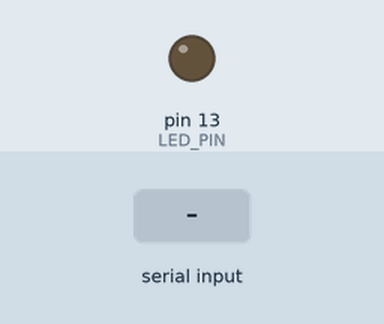
A sketch run on a simulated Arduino Uno, built with avr-gcc and run on an emulated ATmega328P. Parts: output pins drawn as LEDs (lit = HIGH). Inputs (shaded band) come from the test bench.

Above: at 1.2 s.
1.3 s: "1" received over Serial
At 2.2 s:
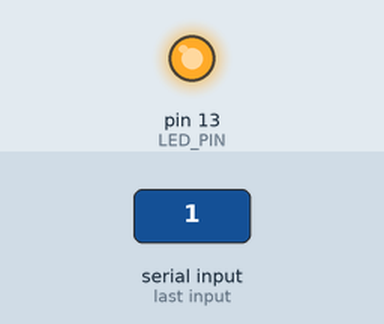
2.8 s: "2" received over Serial
At 3.4 s:
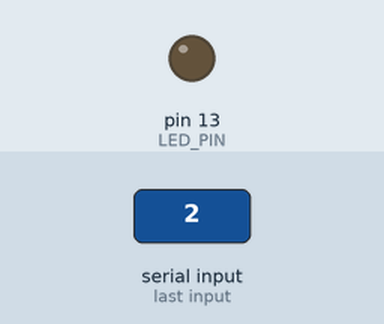
Timing chart, 0 to 5.8 s (numbered marks = the images above; inputs shaded):
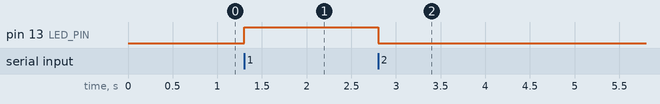

The sketch:

arduino.ino
```cpp
// LED blink setiap 1 detik

#define LED_PIN 13

void setup() {
  Serial.begin(9600);
  pinMode(LED_PIN, OUTPUT);
}

void loop() {

  if(Serial.available() > 0) {
    char data = Serial.read();
    if(!data) Serial.end();

    if(data == '1') {
      digitalWrite(LED_PIN, HIGH); // LED ON
      delay(1000);
    }

    if(data == '2') {
      digitalWrite(LED_PIN, LOW);  // LED OFF
      delay(1000);
    }
  }
}
```

Measured:
- after the input at 1.3 s, pin 13 (LED_PIN): LOW → HIGH at once
- after the input at 2.8 s, pin 13 (LED_PIN): HIGH → LOW at once
